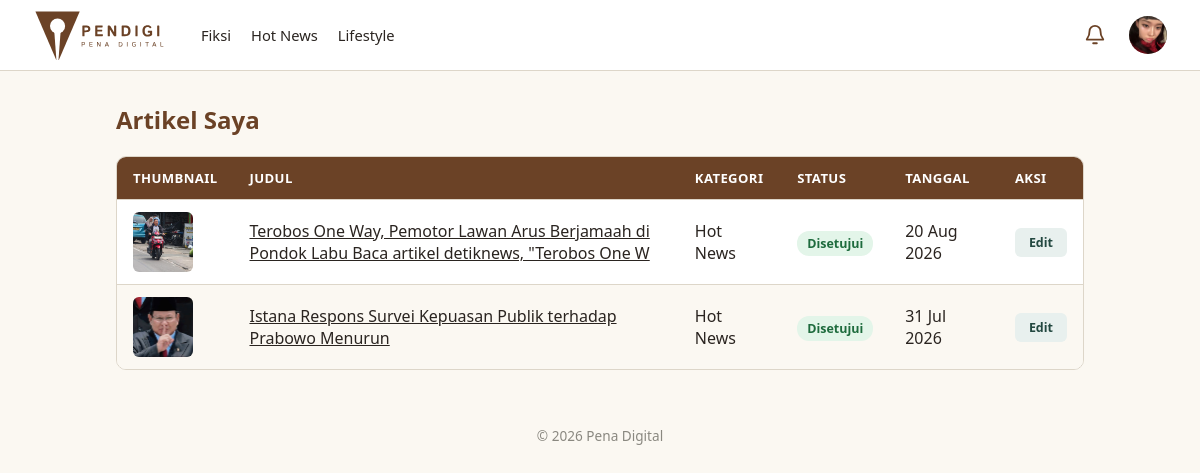
Screenshot of /articles/milikku/ (signed in) with the database file from the repository.
### articles/models.py (models this page shows, shortened)
class Categories(models.Model):
    name = models.CharField(max_length=50, unique=True)
    class Meta:
        verbose_name_plural = "Categories"

class Articles(models.Model):
    title = models.CharField(max_length=100)
    thumbnail = models.ImageField(upload_to='articles/thumbnails/', null=True, blank=True)
    content = models.TextField()
    category = models.ForeignKey(Categories, on_delete=models.CASCADE, related_name='articles')
    contributor = models.ForeignKey(
        Users, on_delete=models.CASCADE,
        limit_choices_to={'status_kontributor': StatusKontributor.APPROVED},
        related_name='articles'
    )
    status = models.CharField(
        max_length=20,
        choices=StatusArticle.choices,
        default=StatusArticle.PENDING
    )
    rejection_reason = models.TextField(blank=True)
    is_featured = models.BooleanField(default=False)
    views_count = models.PositiveIntegerField(default=0)
    published_at = models.DateTimeField(null=True, blank=True)
    created_at = models.DateTimeField(auto_now_add=True)
    class Meta:
        ordering = ['-created_at']

### accounts/models.py (models this page shows, shortened)
class Users(AbstractUser):
    role = models.CharField(
        max_length=20,
        choices=Role.choices,
        default=Role.PEMBACA
    )
    status_kontributor = models.CharField(
        max_length=20,
        choices=StatusKontributor.choices,
        default=StatusKontributor.NONE
    )
    profile_picture = models.ImageField(upload_to='profile_pictures/', null=True, blank=True)
    bio = models.CharField(max_length=150, blank=True)
    banner_picture = models.ImageField(
        upload_to='profile_banners/',
        blank=True,
        null=True,
    )
    publisher_id = models.CharField(
        max_length=20,
        unique=True,
        null=True,
        blank=True,
        verbose_name='ID Publisher',
    )

### articles/views.py (the view)
# urls.py: path('milikku/', views.my_articles, name='my_articles'),
@login_required
def my_articles(request):
    if request.user.status_kontributor != StatusKontributor.APPROVED:
        messages.error(request, 'Anda belum terverifikasi sebagai kontributor.')
        return redirect('articles:article_list')
    articles = request.user.articles.all()
    return render(request, 'articles/my_articles.html', {'articles': articles})

### articles/context_processor.py (called while the page is built)
def navbar_categories(request):
    return {
        'navbar_categories': Categories.objects.all().order_by('name')
    }

### fiction/context_processors.py (called while the page is built)
def fiction_navigation(request):
    all_tags_raw = (
        Stories.objects
        .filter(status=StatusStory.APPROVED)
        .exclude(tags='')
        .values_list('tags', flat=True)
    )
    unique_tags = set()
    for tag_string in all_tags_raw:
        for tag in tag_string.split():
            tag = tag.strip().lower()
            if tag:
                unique_tags.add(tag)
    return {
        'fiction_tags': sorted(unique_tags),
    }

### interactions/context_processors.py (called while the page is built)
def navbar_notifications(request):
    if not request.user.is_authenticated:
        return {
            'navbar_notifications': [],
            'navbar_unread_count': 0,
        }
    from .models import Activity
    activities = (
        Activity.objects
        .filter(recipient=request.user)
        .select_related(
            'actor',
            'article',
            'chapter',
            'chapter__story',
        )
        .order_by('-created_at')
    )
    return {
        'navbar_notifications': activities[:5],
        'navbar_unread_count': activities.filter(
            is_read=False
        ).count(),
    }

### articles/templates/articles/my_articles.html (shortened to what this page needs)
{% extends 'app_base.html' %}
{% load static %}
{% block extra_css %}
    <link rel="stylesheet" href="{% static 'css/table.css' %}">
{% endblock %}
{% block content %}
<h1 class="section-title">Artikel Saya</h1>
<table class="data-table">
    <thead>
        <tr><th>Thumbnail</th><th>Judul</th><th>Kategori</th><th>Status</th><th>Tanggal</th><th>Aksi</th></tr>
    </thead>
    <tbody>
        {% for article in articles %}
        <tr>
            <td>
                {% if article.thumbnail %}
                    <img src="{{ article.thumbnail.url }}" class="table-thumb" alt="{{ article.title }}">
                {% else %}
                    <div class="table-thumb table-thumb-placeholder">📄</div>
                {% endif %}
            </td>
            <td><a href="{% url 'articles:article_detail' article.pk %}">{{ article.title }}</a></td>
            <td>{{ article.category.name }}</td>
            <td><span class="status-badge status-{{ article.status }}">{{ article.get_status_display }}</span></td>
            <td>{{ article.created_at|date:"d M Y" }}</td>
            <td><a href="{% url 'articles:edit_article' article.pk %}" class="edit-link">Edit</a></td>
        </tr>
        {% empty %}
        <tr><td colspan="6">Kamu belum menulis artikel.</td></tr>
        {% endfor %}
    </tbody>
</table>
{% endblock %}

### templates/app_base.html (shortened to what this page needs)
{% extends 'base.html' %}
{% load static %}
{% block body %}
<header class="navbar">
    <a
        href="{% url 'articles:article_list' %}"
        class="brand"
    >
        <img
            src="{% static 'images/pendigi-logo-tulisan.svg' %}"
            alt="Pena Digital"
            class="logo"
        >
    </a>
    <div
        class="navbar-collapse"
        id="navbarCollapse"
    >
        <nav class="nav-links">
            {% for cat in navbar_categories %}
                {% if cat.name|lower != 'non-fiksi' %}
                    {% if cat.name|lower == 'fiksi' %}
                        <a href="{% url 'fiction:story_list' %}">
                            {{ cat.name }}
                        </a>
                    {% else %}
                        <a href="{% url 'articles:article_list' %}?kategori={{ cat.name|urlencode }}">
                            {{ cat.name }}
                        </a>
                    {% endif %}
                {% endif %}
            {% endfor %}
        </nav>
        <div class="navbar-actions">
            {% if user.is_authenticated %}
            <div class="navbar-dropdown notification-dropdown">
                <button
                    type="button"
                    class="navbar-icon-button notification-button"
                    aria-label="Notifikasi"
                    aria-expanded="false"
                    title="Notifikasi"
                >
                    <svg
                        xmlns="http://www.w3.org/2000/svg"
                        width="22"
                        height="22"
                        viewBox="0 0 24 24"
                        fill="none"
                        stroke="currentColor"
                        stroke-width="2"
                        stroke-linecap="round"
                        stroke-linejoin="round"
                    >
                        <path d="M18 8a6 6 0 0 0-12 0c0 7-3 7-3 9h18c0-2-3-2-3-9"/>
                        <path d="M10 21h4"/>
                    </svg>
                </button>
            </div>
                <div class="navbar-dropdown profile-dropdown">
                    <button
                        type="button"
                        class="navbar-profile-button"
                        aria-label="Menu profil"
                        aria-expanded="false"
                    >
                        {% if user.profile_picture %}
                            <img
                                src="{{ user.profile_picture.url }}"
                                alt="{{ user.username }}"
                                class="navbar-profile-avatar"
                            >
                        {% else %}
                            <span class="navbar-profile-avatar navbar-profile-placeholder">
                                {{ user.username|first|upper }}
                            </span>
                        {% endif %}
                    </button>
                </div>
            {% endif %}
        </div>
    </div>
</header>
<main class="content">
    {% block content %}
    {% endblock %}
</main>
<footer class="footer">
    <p>
        &copy; {% now 'Y' %} Pena Digital
    </p>
</footer>
{% endblock %}

### static/css/base.css (style rules this page uses)
:root { --paper: #FBF8F2; --ink: #2F5D50; --ink-dark: #234840; --brown: #6B4226; --brown-dark: #54331d; --divider: #DDD6C9; --text: #2A2420; }
* { box-sizing: border-box; margin: 0; padding: 0; }
body { font-family: system-ui, -apple-system, sans-serif; background: var(--paper); color: var(--text); }
a { color: inherit; }
.content { max-width: 1000px; margin: 32px auto; padding: 0 16px; }
.footer { text-align: center; padding: 24px; color: #8a8880; font-size: 0.85rem; }
.section-title { font-size: 1.5rem; color: var(--brown); margin-bottom: 20px; }
.navbar { position: relative; display: flex; align-items: center; width: 100%; padding: 10px 32px; background: #fff; border-bottom: 1px solid var(--divider); gap: 28px; z-index: 1000; }
.brand { display: flex; align-items: center; flex-shrink: 0; text-decoration: none; }
.logo { display: block; width: auto; height: 50px; }
.navbar-collapse { display: flex; align-items: center; justify-content: space-between; flex: 1; min-width: 0; gap: 24px; }
.nav-links { display: flex; align-items: center; gap: 20px; white-space: nowrap; }
.nav-links a { color: var(--text); font-size: 0.92rem; text-decoration: none; transition: color .15s ease; }
.navbar-actions { display: flex; align-items: center; gap: 14px; flex-shrink: 0; }
.navbar-icon-button { display: flex; align-items: center; justify-content: center; width: 38px; height: 38px; padding: 0; border: none; background: transparent; color: var(--brown); cursor: pointer; border-radius: 50%; transition: background .15s ease, color .15s ease; }
.navbar-profile-button { display: flex; align-items: center; justify-content: center; width: 40px; height: 40px; padding: 0; border: none; background: transparent; cursor: pointer; border-radius: 50%; }
.navbar-profile-avatar { display: flex; align-items: center; justify-content: center; width: 38px; height: 38px; border-radius: 50%; object-fit: cover; background: #d8d3c8; color: var(--text); font-size: .9rem; font-weight: 600; }
.navbar-dropdown { position: relative; }
.notification-dropdown { position: relative; }
.notification-button { position: relative; display: flex; align-items: center; justify-content: center; }
.notification-button { position: relative; }

### static/css/table.css (style rules this page uses)
.data-table { width: 100%; border-collapse: separate; border-spacing: 0; background: #fff; border: 1px solid var(--divider); border-radius: 10px; overflow: hidden; }
.data-table th, .data-table td { padding: 12px 16px; text-align: left; border-bottom: 1px solid var(--divider); }
.data-table th { background: var(--brown); color: #fff; font-size: 0.82rem; font-weight: 600; text-transform: uppercase; letter-spacing: 0.03em; }
.data-table tbody tr:nth-child(even) { background: var(--paper); }
.data-table tbody tr:last-child td { border-bottom: none; }
.status-badge { padding: 4px 10px; border-radius: 12px; font-size: 0.78rem; font-weight: 600; }
.status-approved { background: #E3F5E9; color: #1e6b3d; }
.table-thumb { width: 60px; height: 60px; object-fit: cover; border-radius: 6px; display: block; }
.edit-link { display: inline-block; padding: 6px 14px; border-radius: 6px; font-size: 0.78rem; font-weight: 600; text-decoration: none; background: #E8F0EE; color: var(--ink-dark); transition: background .15s ease; }

### rows the page displays
Categories: name "Fiksi"
Categories: name "Hot News"
Categories: name "Lifestyle"
Users: profile_picture (picture)
Articles: thumbnail (picture), title "Terobos One Way, Pemotor Lawan Arus Berjamaah di Pondok Labu Baca artikel detiknews, \"Terobos One W", category.name "Hot News", status "Disetujui", created_at "20 Aug 2026"
Articles: thumbnail (picture), title "Istana Respons Survei Kepuasan Publik terhadap Prabowo Menurun", category.name "Hot News", status "Disetujui", created_at "31 Jul 2026"
